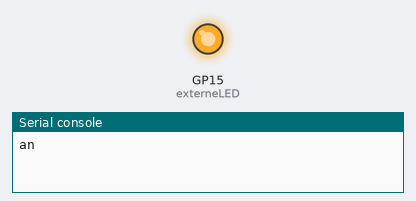
Simulated run of this program. Board: Raspberry Pi Pico running MicroPython. On the bench: output pins drawn as LEDs (lit = HIGH), the last lines printed to the serial console.

Above: at 2.5 s.
At 5.5 s:
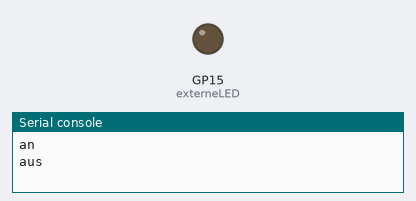
Timing chart, 0 to 7.8 s (numbered marks = the images above):
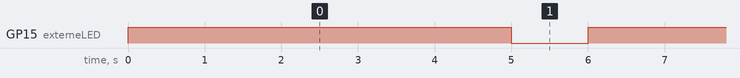

The program:

PB-01-3-10-LED_ext_an_aus.py
```python
#==========================================================================
#
# PB-01-3-10-LED ext an aus.py
#
# 1 LED, 1 Widerstand
#
#==========================================================================
#
#Bibliotheken importieren
import machine
import utime

externeLED = machine.Pin(15, machine.Pin.OUT)

while True:
    externeLED.value(1)
    print("an")
    utime.sleep(5)
    externeLED.value(0)
    print("aus")
    utime.sleep(1)

"""
Das Programm verwendet die Micropython-Bibliothek für die Ansteuerung von Pins
auf dem Raspberry Pi Pico. Es initialisiert Pin 15 als Ausgang und erstellt ein
Objekt für diesen Pin.

Das Programm enthält eine Schleife, die unendlich läuft. In jeder Iteration der
Schleife wird Pin 15 für 0,9 Sekunden auf 1 gesetzt und dann für 0,1 Sekunden
auf 0 gesetzt. Dies erzeugt einen blinkenden Effekt auf der externen LED, die
an Pin 15 angeschlossen ist.

Der Wert 1 auf Pin 15 aktiviert den LED und 0 deaktiviert ihn. Die Funktion
utime.sleep() wird verwendet, um eine Pause zwischen den Änderungen des
Pin-Status zu erzeugen.

Insgesamt ist das Programm sehr einfach und führt eine grundlegende Steuerung
einer externen LED durch. Es könnte als Basis für weitere Projekte und
Experimente mit der GPIO-Schnittstelle des Raspberry Pi Pico dienen.
"""
```

Measured:
- by itself, GP15 (externeLED): alternates HIGH for 5.0 s and LOW for 1.0 s
